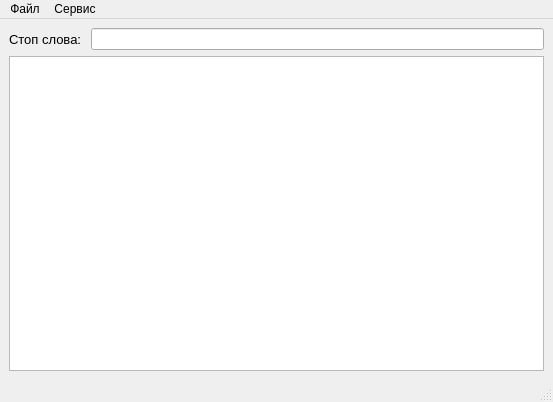
<?xml version="1.0" encoding="UTF-8"?>
<ui version="4.0">
 <class>MainWindow</class>
 <widget class="QMainWindow" name="MainWindow">
  <property name="geometry">
   <rect>
    <x>0</x>
    <y>0</y>
    <width>553</width>
    <height>402</height>
   </rect>
  </property>
  <property name="windowTitle">
   <string>MainWindow</string>
  </property>
  <widget class="QWidget" name="centralwidget">
   <layout class="QGridLayout" name="gridLayout">
    <item row="1" column="0" colspan="2">
     <widget class="QPlainTextEdit" name="plainTextEdit"/>
    </item>
    <item row="0" column="0" colspan="2">
     <layout class="QHBoxLayout" name="horizontalLayout">
      <item>
       <widget class="QLabel" name="label">
        <property name="font">
         <font>
          <pointsize>10</pointsize>
         </font>
        </property>
        <property name="text">
         <string>Стоп слова: </string>
        </property>
       </widget>
      </item>
      <item>
       <widget class="QLineEdit" name="stopWordLineEdit"/>
      </item>
     </layout>
    </item>
   </layout>
  </widget>
  <widget class="QMenuBar" name="menubar">
   <property name="geometry">
    <rect>
     <x>0</x>
     <y>0</y>
     <width>553</width>
     <height>21</height>
    </rect>
   </property>
   <widget class="QMenu" name="menu">
    <property name="title">
     <string>Файл</string>
    </property>
    <addaction name="browseAction"/>
    <addaction name="separator"/>
    <addaction name="exitAction"/>
   </widget>
   <widget class="QMenu" name="menu_2">
    <property name="title">
     <string>Сервис</string>
    </property>
    <addaction name="searchAction"/>
    <addaction name="separator"/>
    <addaction name="textAnalysisAction"/>
    <addaction name="graphicAnalysisAction"/>
   </widget>
   <addaction name="menu"/>
   <addaction name="menu_2"/>
  </widget>
  <widget class="QStatusBar" name="statusbar"/>
  <action name="browseButton">
   <property name="text">
    <string>Открыть</string>
   </property>
  </action>
  <action name="browseAction">
   <property name="text">
    <string>Открыть</string>
   </property>
  </action>
  <action name="searchAction">
   <property name="text">
    <string>Поиск</string>
   </property>
  </action>
  <action name="textAnalysisAction">
   <property name="text">
    <string>Тесктовый анализ</string>
   </property>
  </action>
  <action name="graphicAnalysisAction">
   <property name="text">
    <string>Графический анализ</string>
   </property>
  </action>
  <action name="exitAction">
   <property name="text">
    <string>Выход</string>
   </property>
  </action>
 </widget>
 <resources/>
 <connections/>
</ui>
